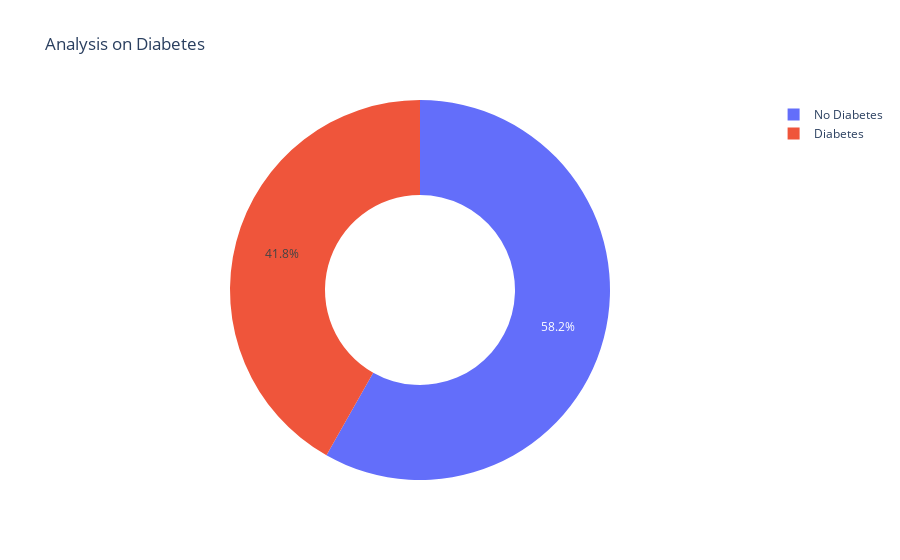

Here is the notebook cell this chart was saved with:
### Code cell
labels = ['No Diabetes','Diabetes']
diabetes_yes = df[df['diabetes']==1]
diabetes_no = df[df['diabetes']==0]
values = [len(diabetes_no), len(diabetes_yes)]
fig = go.Figure(data=[go.Pie(labels=labels, values=values, hole=.5)])
fig.update_layout(
    title_text="Analysis on Diabetes")
fig.show()

### Figure 1 — Plotly figure (JSON) as saved in the notebook; plotly's stock layout.template omitted (floating-point values rounded to 4 significant figures)
{"data": [{"hole": 0.5, "labels": ["No Diabetes", "Diabetes"], "type": "pie", "values": [174, 125]}], "layout": {"title": {"text": "Analysis on Diabetes"}}}
